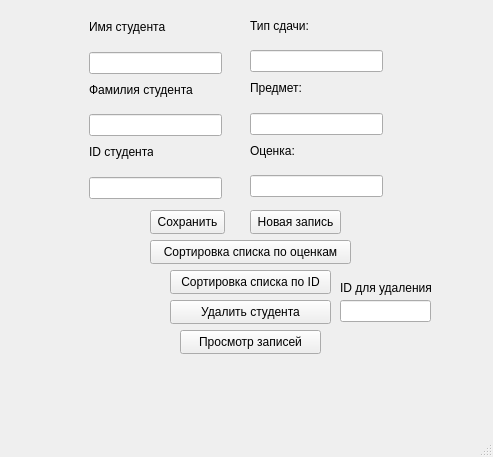
<?xml version="1.0" encoding="UTF-8"?>
<ui version="4.0">
 <class>MainWindow</class>
 <widget class="QMainWindow" name="MainWindow">
  <property name="geometry">
   <rect>
    <x>0</x>
    <y>0</y>
    <width>493</width>
    <height>457</height>
   </rect>
  </property>
  <property name="windowTitle">
   <string>MainWindow</string>
  </property>
  <widget class="QWidget" name="centralwidget">
   <widget class="QLineEdit" name="lineEditName">
    <property name="geometry">
     <rect>
      <x>89</x>
      <y>52</y>
      <width>133</width>
      <height>22</height>
     </rect>
    </property>
   </widget>
   <widget class="QLineEdit" name="lineEditSirname">
    <property name="geometry">
     <rect>
      <x>89</x>
      <y>114</y>
      <width>133</width>
      <height>22</height>
     </rect>
    </property>
   </widget>
   <widget class="QLineEdit" name="lineEditID">
    <property name="geometry">
     <rect>
      <x>89</x>
      <y>177</y>
      <width>133</width>
      <height>22</height>
     </rect>
    </property>
   </widget>
   <widget class="QLineEdit" name="lineEditType">
    <property name="geometry">
     <rect>
      <x>250</x>
      <y>50</y>
      <width>133</width>
      <height>22</height>
     </rect>
    </property>
   </widget>
   <widget class="QLineEdit" name="lineEditSubject">
    <property name="geometry">
     <rect>
      <x>250</x>
      <y>113</y>
      <width>133</width>
      <height>22</height>
     </rect>
    </property>
   </widget>
   <widget class="QLabel" name="labelName">
    <property name="geometry">
     <rect>
      <x>89</x>
      <y>19</y>
      <width>77</width>
      <height>16</height>
     </rect>
    </property>
    <property name="text">
     <string>Имя студента:</string>
    </property>
   </widget>
   <widget class="QLabel" name="label_2">
    <property name="geometry">
     <rect>
      <x>89</x>
      <y>82</y>
      <width>104</width>
      <height>16</height>
     </rect>
    </property>
    <property name="text">
     <string>Фамилия студента:</string>
    </property>
   </widget>
   <widget class="QLabel" name="label_3">
    <property name="geometry">
     <rect>
      <x>89</x>
      <y>144</y>
      <width>64</width>
      <height>16</height>
     </rect>
    </property>
    <property name="text">
     <string>ID студента:</string>
    </property>
   </widget>
   <widget class="QLabel" name="label_4">
    <property name="geometry">
     <rect>
      <x>250</x>
      <y>18</y>
      <width>58</width>
      <height>16</height>
     </rect>
    </property>
    <property name="text">
     <string>Тип сдачи:</string>
    </property>
   </widget>
   <widget class="QLabel" name="label_5">
    <property name="geometry">
     <rect>
      <x>250</x>
      <y>80</y>
      <width>51</width>
      <height>16</height>
     </rect>
    </property>
    <property name="text">
     <string>Предмет:</string>
    </property>
   </widget>
   <widget class="QLineEdit" name="lineEditMark">
    <property name="geometry">
     <rect>
      <x>250</x>
      <y>175</y>
      <width>133</width>
      <height>22</height>
     </rect>
    </property>
   </widget>
   <widget class="QPushButton" name="pushSaveButton">
    <property name="geometry">
     <rect>
      <x>150</x>
      <y>210</y>
      <width>75</width>
      <height>24</height>
     </rect>
    </property>
    <property name="text">
     <string>Сохранить</string>
    </property>
   </widget>
   <widget class="QLabel" name="label_6">
    <property name="geometry">
     <rect>
      <x>250</x>
      <y>143</y>
      <width>44</width>
      <height>16</height>
     </rect>
    </property>
    <property name="text">
     <string>Оценка:</string>
    </property>
   </widget>
   <widget class="QPushButton" name="pushNewNodeButton">
    <property name="geometry">
     <rect>
      <x>250</x>
      <y>210</y>
      <width>91</width>
      <height>24</height>
     </rect>
    </property>
    <property name="text">
     <string>Новая запись</string>
    </property>
   </widget>
   <widget class="QPushButton" name="pushSortIDButton">
    <property name="geometry">
     <rect>
      <x>170</x>
      <y>270</y>
      <width>161</width>
      <height>24</height>
     </rect>
    </property>
    <property name="text">
     <string>Сортировка списка по ID</string>
    </property>
   </widget>
   <widget class="QPushButton" name="pushSortMarkButton">
    <property name="geometry">
     <rect>
      <x>150</x>
      <y>240</y>
      <width>201</width>
      <height>24</height>
     </rect>
    </property>
    <property name="text">
     <string>Сортировка списка по оценкам</string>
    </property>
   </widget>
   <widget class="QPushButton" name="pushDeleteButton">
    <property name="geometry">
     <rect>
      <x>170</x>
      <y>300</y>
      <width>161</width>
      <height>24</height>
     </rect>
    </property>
    <property name="text">
     <string>Удалить студента</string>
    </property>
   </widget>
   <widget class="QLineEdit" name="lineDeleteIDEdit">
    <property name="geometry">
     <rect>
      <x>340</x>
      <y>300</y>
      <width>91</width>
      <height>22</height>
     </rect>
    </property>
   </widget>
   <widget class="QLabel" name="labelName_2">
    <property name="geometry">
     <rect>
      <x>340</x>
      <y>280</y>
      <width>91</width>
      <height>16</height>
     </rect>
    </property>
    <property name="text">
     <string>ID для удаления</string>
    </property>
   </widget>
   <widget class="QPushButton" name="pushWatchButton">
    <property name="geometry">
     <rect>
      <x>180</x>
      <y>330</y>
      <width>141</width>
      <height>24</height>
     </rect>
    </property>
    <property name="text">
     <string>Просмотр записей</string>
    </property>
   </widget>
  </widget>
  <widget class="QMenuBar" name="menubar">
   <property name="geometry">
    <rect>
     <x>0</x>
     <y>0</y>
     <width>493</width>
     <height>22</height>
    </rect>
   </property>
  </widget>
  <widget class="QStatusBar" name="statusbar"/>
 </widget>
 <resources/>
 <connections/>
</ui>
